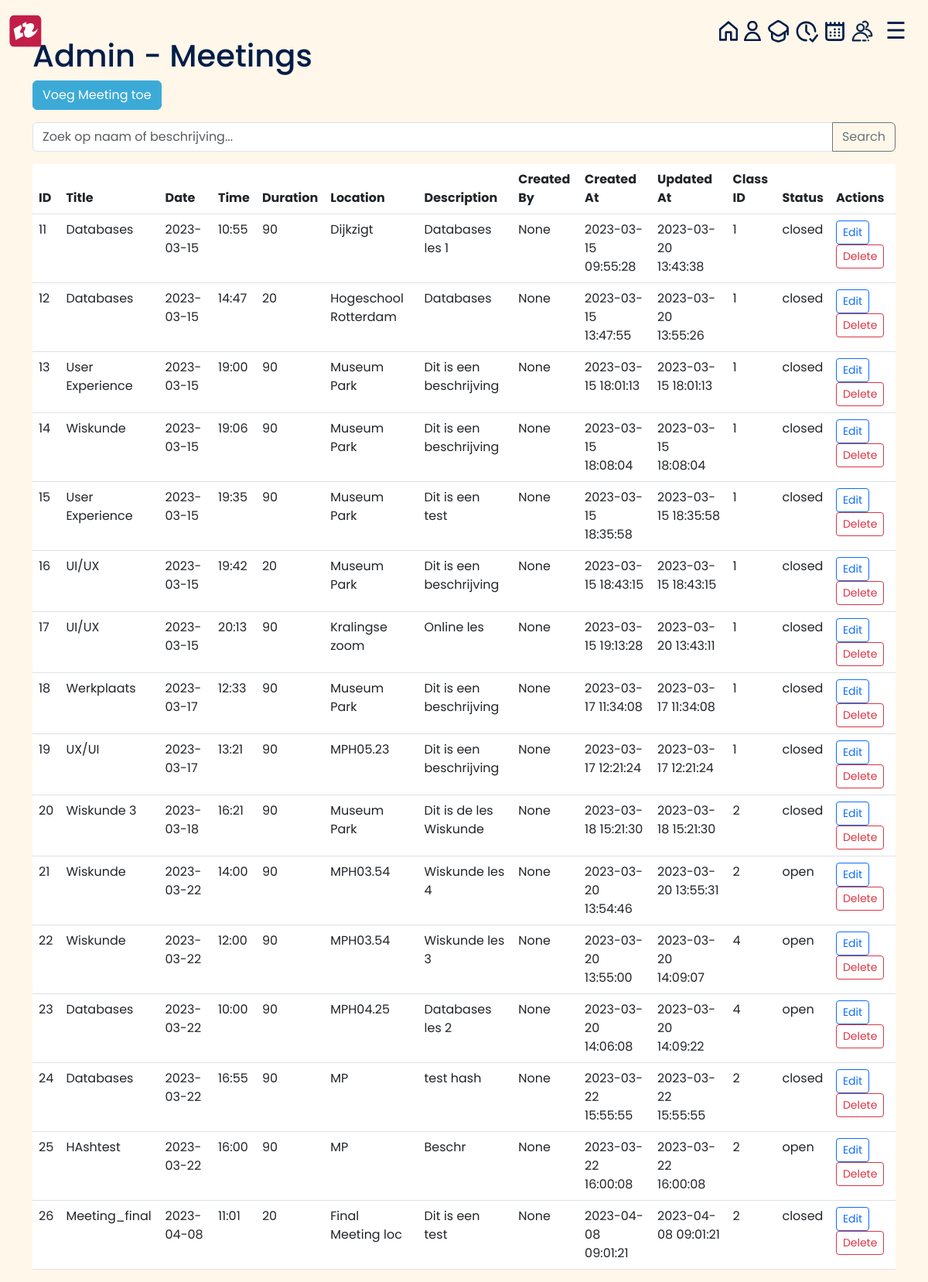
The page /admin/meetings (signed in) on the database its author committed.
### tables this page shows
CREATE TABLE Meeting
                    (Meeting_id INTEGER PRIMARY KEY,
                    Meeting_title TEXT,
                    Meeting_date DATE,
                    Meeting_time TIME,
                    Meeting_duration INTEGER,
                    Meeting_location TEXT,
                    Meeting_description TEXT,
                    Created_by TEXT,
                    Created_at TIMESTAMP DEFAULT CURRENT_TIMESTAMP,
                    Updated_at TIMESTAMP DEFAULT CURRENT_TIMESTAMP, class_id INTEGER REFERENCES Class(class_id), meeting_status TEXT, Question TEXT);

### lib/admin_routes.py (the view)
@admin.route('/admin/meetings', methods=['GET'])
def admin_meetings():
    if 'admin_logged_in' in session:
        c.execute("SELECT * FROM Meeting")
        meetings = c.fetchall()
        return render_template('admin/admin_meetings.html', meetings=meetings)
    else:
        return redirect(url_for('index'))

### templates/admin/admin_meetings.html (shortened to what this page needs)
{% extends 'base5.html' %}
{% block content %}
<head>
    <link href="https://cdn.jsdelivr.net/npm/bootstrap@5.3.0-alpha1/dist/css/bootstrap.min.css" rel="stylesheet">
    <link rel="stylesheet" href="{{ url_for('static', filename='/admin_dashboard.css') }}">
</head>
    <h1>Admin - Meetings</h1>
    <a href="/admin/meetings/add" class="btn btn-primary mb-3">Voeg Meeting toe</a>
    <div class="input-group mb-3">
        <input type="text" id="search-input" class="form-control" placeholder="Zoek op naam of beschrijving...">
        <button class="btn btn-outline-secondary" type="button" id="search-button">Search</button>
    </div>
    <table class="table table-hover "id="meeting-table">
        <thead>
            <tr>
                <th>ID</th>
                <th>Title</th>
                <th>Date</th>
                <th>Time</th>
                <th>Duration</th>
                <th>Location</th>
                <th>Description</th>
                <th>Created By</th>
                <th>Created At</th>
                <th>Updated At</th>
                <th>Class ID</th>
                <th>Status</th>
                <th>Actions</th>
            </tr>
        </thead>
        <tbody>
            {% for meeting in meetings %}
            <tr>
                <td>{{ meeting[0] }}</td>
                <td>{{ meeting[1] }}</td>
                <td>{{ meeting[2] }}</td>
                <td>{{ meeting[3] }}</td>
                <td>{{ meeting[4] }}</td>
                <td>{{ meeting[5] }}</td>
                <td>{{ meeting[6] }}</td>
                <td>{{ meeting[7] }}</td>
                <td>{{ meeting[8] }}</td>
                <td>{{ meeting[9] }}</td>
                <td>{{ meeting[10] }}</td>
                <td>{{ meeting[11] }}</td>
                <td>
                    <a href="/admin/meetings/update/{{ meeting[0] }}" class="btn btn-outline-primary btn-sm me-2">Edit</a>
                    <form action="/admin/meetings/delete" method="post" class="d-inline">
                        <button type="submit" class="btn btn-outline-danger btn-sm">Delete</button>
                    </form>
                </td>
            </tr>
            {% endfor %}
        </tbody>
    </table>
{% endblock %}

### static/admin_dashboard.css (style rules this page uses)
* { -webkit-font-smoothing: antialiased; }
html { font-family: "Poppins", sans-serif; }
body { background-color: #fff7ea; font-family: "Poppins", sans-serif; color: #001e48; transition: background-color .5s; }
.btn-primary { background-color: #3caad7; border-color: #3caad7; }

### rows shown on the page
Meeting: Meeting_id "11", Meeting_title "Databases", Meeting_date "2023-03-15", Meeting_time "10:55", Meeting_duration "90", Meeting_location "Dijkzigt", Meeting_description "Databases les 1", meeting "None", Created_at "2023-03-15 09:55:28", Updated_at "2023-03-20 13:43:38", class "1", meeting_status "closed"
Meeting: Meeting_id "12", Meeting_title "Databases", Meeting_date "2023-03-15", Meeting_time "14:47", Meeting_duration "20", Meeting_location "Hogeschool Rotterdam", Meeting_description "Databases", Question "None", Created_at "2023-03-15 13:47:55", Updated_at "2023-03-20 13:55:26", class "1", meeting_status "closed"
Meeting: Meeting_id "13", Meeting_title "User Experience", Meeting_date "2023-03-15", Meeting_time "19:00", Meeting_duration "90", Meeting_location "Museum Park", Meeting_description "Dit is een beschrijving", meeting "None", Created_at "2023-03-15 18:01:13", Updated_at "2023-03-15 18:01:13", class "1", meeting_status "closed"
Meeting: Meeting_id "14", Meeting_title "Wiskunde", Meeting_date "2023-03-15", Meeting_time "19:06", Meeting_duration "90", Meeting_location "Museum Park", Meeting_description "Dit is een beschrijving", meeting "None", Created_at "2023-03-15 18:08:04", Updated_at "2023-03-15 18:08:04", class "1", meeting_status "closed"
Meeting: Meeting_id "15", Meeting_title "User Experience", Meeting_date "2023-03-15", Meeting_time "19:35", Meeting_duration "90", Meeting_location "Museum Park", Meeting_description "Dit is een test", meeting "None", Created_at "2023-03-15 18:35:58", Updated_at "2023-03-15 18:35:58", class "1", meeting_status "closed"
Meeting: Meeting_id "16", Meeting_title "UI/UX", Meeting_date "2023-03-15", Meeting_time "19:42", Meeting_duration "20", Meeting_location "Museum Park", Meeting_description "Dit is een beschrijving", meeting "None", Created_at "2023-03-15 18:43:15", Updated_at "2023-03-15 18:43:15", class "1", meeting_status "closed"
Meeting: Meeting_id "17", Meeting_title "UI/UX", Meeting_date "2023-03-15", Meeting_time "20:13", Meeting_duration "90", Meeting_location "Kralingse zoom", Meeting_description "Online les", meeting "None", Created_at "2023-03-15 19:13:28", Updated_at "2023-03-20 13:43:11", class "1", meeting_status "closed"
Meeting: Meeting_id "18", Meeting_title "Werkplaats", Meeting_date "2023-03-17", Meeting_time "12:33", Meeting_duration "90", Meeting_location "Museum Park", Meeting_description "Dit is een beschrijving", meeting "None", Created_at "2023-03-17 11:34:08", Updated_at "2023-03-17 11:34:08", class "1", meeting_status "closed"
Meeting: Meeting_id "19", Meeting_title "UX/UI", Meeting_date "2023-03-17", Meeting_time "13:21", Meeting_duration "90", Meeting_location "MPH05.23", Meeting_description "Dit is een beschrijving", meeting "None", Created_at "2023-03-17 12:21:24", Updated_at "2023-03-17 12:21:24", class "1", meeting_status "closed"
Meeting: Meeting_id "20", Meeting_title "Wiskunde 3", Meeting_date "2023-03-18", Meeting_time "16:21", Meeting_duration "90", Meeting_location "Museum Park", Meeting_description "Dit is de les Wiskunde", meeting "None", Created_at "2023-03-18 15:21:30", Updated_at "2023-03-18 15:21:30", class "2", meeting_status "closed"
Meeting: Meeting_id "21", Meeting_title "Wiskunde", Meeting_date "2023-03-22", Meeting_time "14:00", Meeting_duration "90", Meeting_location "MPH03.54", Meeting_description "Wiskunde les 4", meeting "None", Created_at "2023-03-20 13:54:46", Updated_at "2023-03-20 13:55:31", class "2", meeting_status "open"
Meeting: Meeting_id "22", Meeting_title "Wiskunde", Meeting_date "2023-03-22", Meeting_time "12:00", Meeting_duration "90", Meeting_location "MPH03.54", Meeting_description "Wiskunde les 3", meeting "None", Created_at "2023-03-20 13:55:00", Updated_at "2023-03-20 14:09:07", class "4", meeting_status "open"
Meeting: Meeting_id "23", Meeting_title "Databases", Meeting_date "2023-03-22", Meeting_time "10:00", Meeting_duration "90", Meeting_location "MPH04.25", Meeting_description "Databases les 2", meeting "None", Created_at "2023-03-20 14:06:08", Updated_at "2023-03-20 14:09:22", class "4", meeting_status "open"
Meeting: Meeting_id "24", Meeting_title "Databases", Meeting_date "2023-03-22", Meeting_time "16:55", Meeting_duration "90", Meeting_location "MP", Meeting_description "test hash", meeting "None", Created_at "2023-03-22 15:55:55", Updated_at "2023-03-22 15:55:55", class "2", meeting_status "closed"
Meeting: Meeting_id "25", Meeting_title "HAshtest", Meeting_date "2023-03-22", Meeting_time "16:00", Meeting_duration "90", Meeting_location "MP", Meeting_description "Beschr", meeting "None", Created_at "2023-03-22 16:00:08", Updated_at "2023-03-22 16:00:08", class "2", meeting_status "open"
Meeting: Meeting_id "26", Meeting_title "Meeting_final", Meeting_date "2023-04-08", Meeting_time "11:01", Meeting_duration "20", Meeting_location "Final Meeting loc", Meeting_description "Dit is een test", meeting "None", Created_at "2023-04-08 09:01:21", Updated_at "2023-04-08 09:01:21", class "2", meeting_status "closed"
